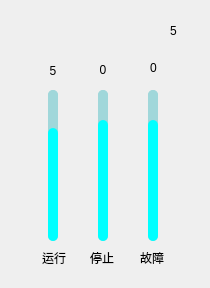
<?xml version="1.0" encoding="UTF-8"?>
<ui version="4.0">
 <class>BatteryNumberForm</class>
 <widget class="QWidget" name="BatteryNumberForm">
  <property name="geometry">
   <rect>
    <x>0</x>
    <y>0</y>
    <width>210</width>
    <height>288</height>
   </rect>
  </property>
  <property name="windowTitle">
   <string>Form</string>
  </property>
  <layout class="QGridLayout" name="gridLayout">
   <property name="leftMargin">
    <number>0</number>
   </property>
   <property name="topMargin">
    <number>0</number>
   </property>
   <property name="rightMargin">
    <number>0</number>
   </property>
   <property name="bottomMargin">
    <number>0</number>
   </property>
   <property name="spacing">
    <number>0</number>
   </property>
   <item row="0" column="0">
    <widget class="QWidget" name="battery_number" native="true">
     <property name="styleSheet">
      <string notr="true">#battery_number{
border-image: url(:/image/主页_电源数量.png);
}
QLabel{
background:transparent;
}
QLabel#label_total_num{
	font: 700 14pt &quot;Microsoft YaHei UI&quot;;
}
QSlider::vertical{
min-width:36px;color:#000000;background:transparent;
} 
QSlider::groove:vertical{
background:#a0d7da;width:10px;border-radius:5px;
}
QSlider::add-page:vertical{
background:#00ffff;width:10px;border-radius:5px;
}
QSlider::sub-page:vertical{
background:#a0d7da;width:10px;border-radius:5px;
}</string>
     </property>
     <widget class="QSlider" name="verticalSlider_running">
      <property name="geometry">
       <rect>
        <x>35</x>
        <y>90</y>
        <width>36</width>
        <height>151</height>
       </rect>
      </property>
      <property name="value">
       <number>75</number>
      </property>
      <property name="orientation">
       <enum>Qt::Vertical</enum>
      </property>
     </widget>
     <widget class="QSlider" name="verticalSlider_stop">
      <property name="geometry">
       <rect>
        <x>85</x>
        <y>90</y>
        <width>36</width>
        <height>151</height>
       </rect>
      </property>
      <property name="value">
       <number>80</number>
      </property>
      <property name="orientation">
       <enum>Qt::Vertical</enum>
      </property>
     </widget>
     <widget class="QSlider" name="verticalSlider_fault">
      <property name="geometry">
       <rect>
        <x>135</x>
        <y>90</y>
        <width>36</width>
        <height>151</height>
       </rect>
      </property>
      <property name="value">
       <number>80</number>
      </property>
      <property name="orientation">
       <enum>Qt::Vertical</enum>
      </property>
     </widget>
     <widget class="QLabel" name="label_runing_num">
      <property name="geometry">
       <rect>
        <x>45</x>
        <y>63</y>
        <width>16</width>
        <height>16</height>
       </rect>
      </property>
      <property name="text">
       <string>5</string>
      </property>
      <property name="alignment">
       <set>Qt::AlignCenter</set>
      </property>
     </widget>
     <widget class="QLabel" name="label_stop_num">
      <property name="geometry">
       <rect>
        <x>95</x>
        <y>62</y>
        <width>16</width>
        <height>16</height>
       </rect>
      </property>
      <property name="text">
       <string>0</string>
      </property>
      <property name="alignment">
       <set>Qt::AlignCenter</set>
      </property>
     </widget>
     <widget class="QLabel" name="label_fault_num">
      <property name="geometry">
       <rect>
        <x>143</x>
        <y>60</y>
        <width>21</width>
        <height>16</height>
       </rect>
      </property>
      <property name="text">
       <string>0</string>
      </property>
      <property name="alignment">
       <set>Qt::AlignCenter</set>
      </property>
     </widget>
     <widget class="QLabel" name="label_4">
      <property name="geometry">
       <rect>
        <x>42</x>
        <y>250</y>
        <width>31</width>
        <height>16</height>
       </rect>
      </property>
      <property name="text">
       <string>运行</string>
      </property>
     </widget>
     <widget class="QLabel" name="label_5">
      <property name="geometry">
       <rect>
        <x>90</x>
        <y>250</y>
        <width>31</width>
        <height>16</height>
       </rect>
      </property>
      <property name="text">
       <string>停止</string>
      </property>
     </widget>
     <widget class="QLabel" name="label_6">
      <property name="geometry">
       <rect>
        <x>140</x>
        <y>250</y>
        <width>31</width>
        <height>16</height>
       </rect>
      </property>
      <property name="text">
       <string>故障</string>
      </property>
     </widget>
     <widget class="QLabel" name="label_total_num">
      <property name="geometry">
       <rect>
        <x>170</x>
        <y>20</y>
        <width>16</width>
        <height>21</height>
       </rect>
      </property>
      <property name="text">
       <string>5</string>
      </property>
     </widget>
    </widget>
   </item>
  </layout>
 </widget>
 <resources/>
 <connections/>
</ui>
